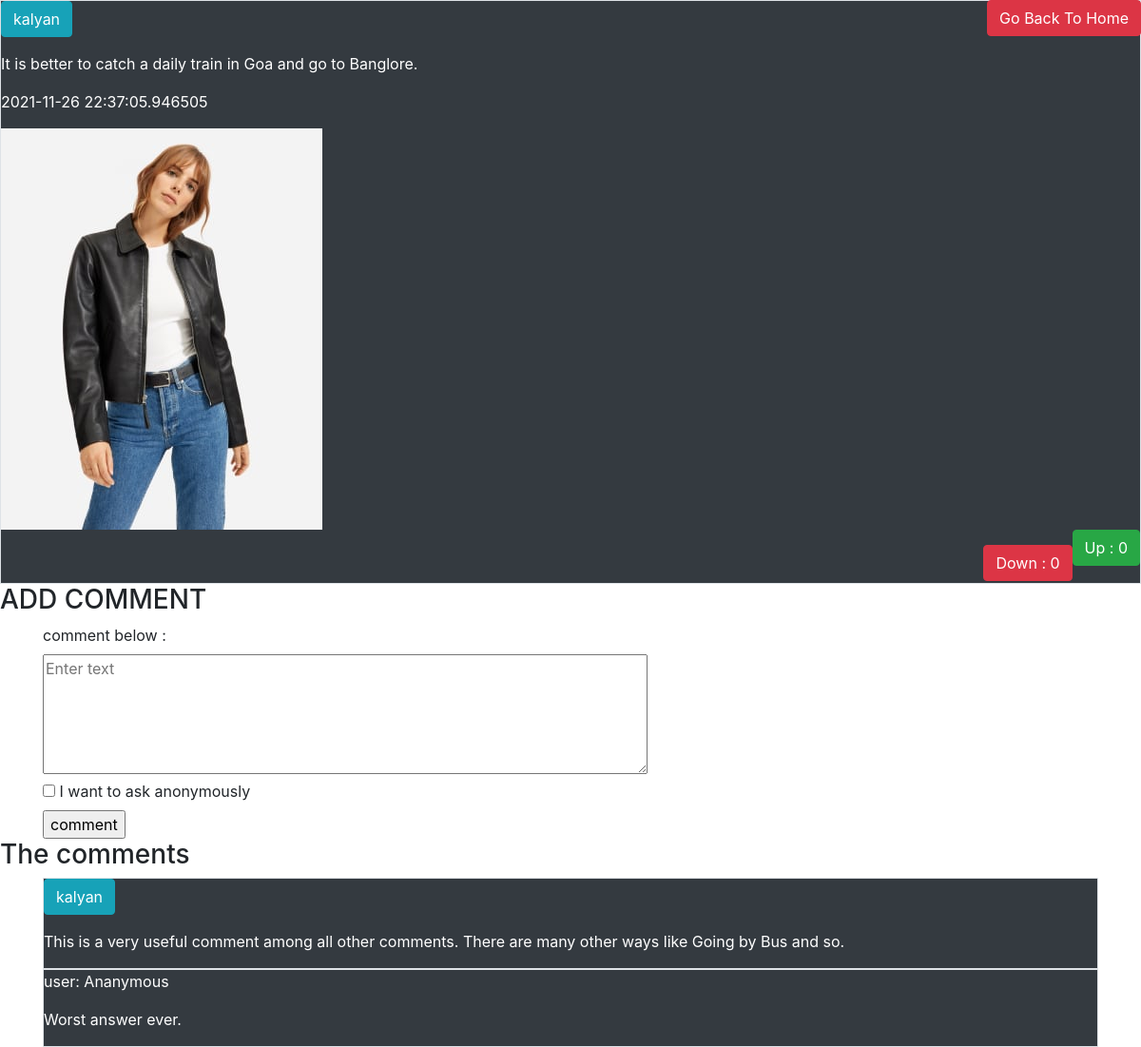
/Answer/1, run on the app's committed database.
### tables this page shows
CREATE TABLE User(
    user_id     INTEGER PRIMARY KEY autoincrement,
    User_name   varchar(20),
    Password    blob(50),
    Salt        blob(8),
    Email       varchar(40),
    LastLogin   Text);

CREATE TABLE Answer(
    A_id        INTEGER PRIMARY KEY autoincrement,
    Q_id        int not null,
    user_id     int not null,
    A_Text      varchar(500),
    Upvote_count    int default 0,
    Downvote_count  int default 0,
    Date        Text,
    Anonymous   int default 0);

CREATE TABLE Media(
    M_id        INTEGER PRIMARY KEY autoincrement,
    A_id        int,
    File_loc    varchar(40));

CREATE TABLE Comments(
    C_id        INTEGER PRIMARY KEY autoincrement,
    A_id        int not null,
    user_id     int not null,
    Text        varchar(500),
    Anonymous   int default 0);

### app.py (the view)
@app.route('/Answer/<int:A_id>',methods=["POST","GET"])
def Answer(A_id):
    if(request.method=="POST"):
        C_Text=request.form['C_text']
        An=int(request.form.get('anonymous',0))
        user_id=session['UserId']
        if(C_Text):
            InsertCom(A_id,user_id,C_Text,An)
        else:
            print("Please enter a question")
        return render_template('Answer.html',Ans_Com=GetAnswer(A_id),Get_File=GetFileLoc,get_Name=GetUserName)
    else:
        return render_template('Answer.html',Ans_Com=GetAnswer(A_id),Get_File=GetFileLoc,get_Name=GetUserName)

### Sql_Querries.py (called while the page is built)
def GetUserName(U_Id):
    conn=sqlite3.connect('quora.db')
    cur=conn.cursor()
    cur.execute("Select User_name from User where user_id=?",(U_Id,))
    res=cur.fetchone()
    conn.close()
    return res[0]

def GetAnswer(A_id):
    conn=sqlite3.connect('quora.db')
    cur=conn.cursor()
    cur.execute("Select * from Answer where A_id=?",(A_id,))
    Ans=cur.fetchall()
    cur.execute("Select * from Comments where A_id=?",(A_id,))
    Com=cur.fetchall()
    conn.close()
    return {"Ans":Ans[0],"Com":Com}

def GetFileLoc(A_id):
    conn=sqlite3.connect('quora.db')
    cur=conn.cursor()
    cur.execute("Select File_loc from Media where A_id=?",(A_id,))
    res=cur.fetchone()
    conn.close()
    if(res):
        return res[0]
    else:
        return None

### templates/Answer.html
{% extends "Base.html" %}
{% block Body %}
<a href="{{url_for('Home')}}" class="btn btn-danger float-right">Go Back To Home</a>
<div class="border bg-dark text-white">
    {% if Ans_Com['Ans'][7] == 1 %}
        <p>user: Ananymous<p>
    {% else %}
    <p><a href="/profile/{{Ans_Com['Ans'][2]}}" class="btn btn-info">{{get_Name(Ans_Com['Ans'][2])}}</a></p>
    {% endif %}
    <p>{{Ans_Com['Ans'][3]}}</p>
    <p>{{Ans_Com['Ans'][6]}}</p>
    {%if Get_File(Ans_Com['Ans'][0])%}
    <img src="{{url_for('static',filename=Get_File(Ans_Com['Ans'][0]))}}">
    {%endif%}
    <p><a href="/Question/UpVotes/{{Ans_Com['Ans'][0]}}" class="btn btn-success float-right">Up   : {{Ans_Com['Ans'][4]}}</a></p>
    <p><a href="/Question/DownVotes/{{Ans_Com['Ans'][0]}}" class="btn btn-danger float-right">Down : {{Ans_Com['Ans'][5]}}</a><p>
    <br>
</div>
<h3>ADD COMMENT</h3>
<div class="container">
    <form action="/Answer/{{Ans_Com['Ans'][0]}}" method="POST">
        <label for="A_text2">comment below :</label>
        <br>
        <textarea rows="5" cols="60" name="C_text" placeholder="Enter text"></textarea>
        <br/>
        <input type="checkbox" id="anonymous" name="anonymous" value="1">
        <label for="anonymous"> I want to ask anonymously </label><br>
        <input type="submit" value="comment"/>
    </form>
</div>
<h3> The comments </h3>
<div class="container">
{% for Com in Ans_Com['Com'] %}
    <div class="border bg-dark text-white">
        {% if Com[4] == 1 %}
            <p>user: Ananymous<p>
        {% else %}
        <p><a href="/profile/{{Com[2]}}" class="btn btn-info">{{get_Name(Com[2])}}</a></p>
        {% endif %}
        <p>{{Com[3]}}</p>
    </div>
{% endfor %}
</div>
{% endblock Body %}

### templates/Base.html (shortened to what this page needs)
<!DOCTYPE html>
<html lang="en">
<head>
    <link rel="stylesheet" href="https://stackpath.bootstrapcdn.com/bootstrap/4.3.1/css/bootstrap.min.css">
</head>
<body>
{% block Body %}{% endblock Body %}
</body>
</html>

### data on the page
User: User_name "kalyan"
Answer: A_Text "It is better to catch a daily train in Goa and go to Banglore.", Date "2021-11-26 22:37:05.946505", Upvote_count "0", Downvote_count "0"
Media: File_loc (picture)
Comments: Text "This is a very useful comment among all other comments. There are many other ways like Going by Bus and so."
Comments: Anonymous "user: Ananymous", Text "Worst answer ever."
